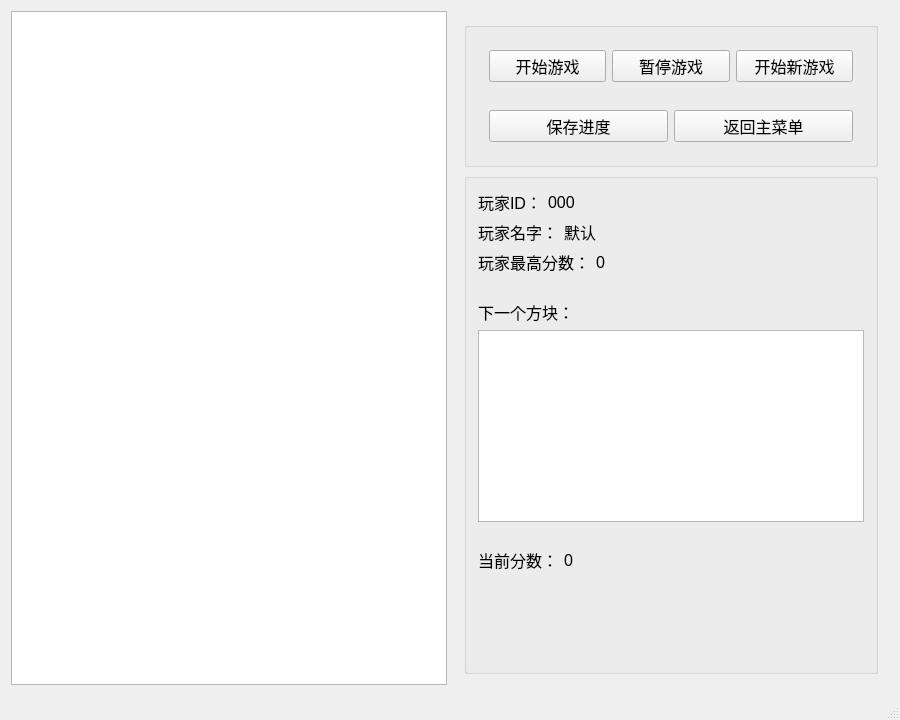
<?xml version="1.0" encoding="UTF-8"?>
<ui version="4.0">
 <class>GameWindow</class>
 <widget class="QMainWindow" name="GameWindow">
  <property name="geometry">
   <rect>
    <x>0</x>
    <y>0</y>
    <width>900</width>
    <height>720</height>
   </rect>
  </property>
  <property name="minimumSize">
   <size>
    <width>0</width>
    <height>0</height>
   </size>
  </property>
  <property name="maximumSize">
   <size>
    <width>16777215</width>
    <height>16777215</height>
   </size>
  </property>
  <property name="font">
   <font>
    <pointsize>12</pointsize>
   </font>
  </property>
  <property name="windowTitle">
   <string>GameWindow</string>
  </property>
  <widget class="QWidget" name="centralWidget">
   <property name="sizePolicy">
    <sizepolicy hsizetype="Expanding" vsizetype="Expanding">
     <horstretch>0</horstretch>
     <verstretch>0</verstretch>
    </sizepolicy>
   </property>
   <property name="minimumSize">
    <size>
     <width>0</width>
     <height>0</height>
    </size>
   </property>
   <property name="maximumSize">
    <size>
     <width>16777215</width>
     <height>16777215</height>
    </size>
   </property>
   <layout class="QHBoxLayout" name="horizontalLayout_2">
    <item>
     <widget class="QGraphicsView" name="mainGraphicsView">
      <property name="sizePolicy">
       <sizepolicy hsizetype="Expanding" vsizetype="Expanding">
        <horstretch>0</horstretch>
        <verstretch>0</verstretch>
       </sizepolicy>
      </property>
      <property name="minimumSize">
       <size>
        <width>0</width>
        <height>0</height>
       </size>
      </property>
      <property name="maximumSize">
       <size>
        <width>16777215</width>
        <height>16777215</height>
       </size>
      </property>
     </widget>
    </item>
    <item>
     <widget class="QWidget" name="boxWidget" native="true">
      <property name="sizePolicy">
       <sizepolicy hsizetype="Preferred" vsizetype="Preferred">
        <horstretch>0</horstretch>
        <verstretch>0</verstretch>
       </sizepolicy>
      </property>
      <layout class="QVBoxLayout" name="verticalLayout_2">
       <item>
        <widget class="QGroupBox" name="operationBox">
         <property name="sizePolicy">
          <sizepolicy hsizetype="Preferred" vsizetype="Fixed">
           <horstretch>0</horstretch>
           <verstretch>0</verstretch>
          </sizepolicy>
         </property>
         <property name="title">
          <string/>
         </property>
         <layout class="QVBoxLayout" name="verticalLayout_3">
          <item>
           <widget class="QWidget" name="widget_1" native="true">
            <property name="sizePolicy">
             <sizepolicy hsizetype="Preferred" vsizetype="Preferred">
              <horstretch>0</horstretch>
              <verstretch>0</verstretch>
             </sizepolicy>
            </property>
            <layout class="QHBoxLayout" name="horizontalLayout_6">
             <item>
              <widget class="QPushButton" name="startGameButton">
               <property name="sizePolicy">
                <sizepolicy hsizetype="Preferred" vsizetype="Fixed">
                 <horstretch>0</horstretch>
                 <verstretch>0</verstretch>
                </sizepolicy>
               </property>
               <property name="text">
                <string>开始游戏</string>
               </property>
              </widget>
             </item>
             <item>
              <widget class="QPushButton" name="controlGameButton">
               <property name="sizePolicy">
                <sizepolicy hsizetype="Preferred" vsizetype="Fixed">
                 <horstretch>0</horstretch>
                 <verstretch>0</verstretch>
                </sizepolicy>
               </property>
               <property name="text">
                <string>暂停游戏</string>
               </property>
              </widget>
             </item>
             <item>
              <widget class="QPushButton" name="startNewGameButton">
               <property name="sizePolicy">
                <sizepolicy hsizetype="Preferred" vsizetype="Fixed">
                 <horstretch>0</horstretch>
                 <verstretch>0</verstretch>
                </sizepolicy>
               </property>
               <property name="text">
                <string>开始新游戏</string>
               </property>
              </widget>
             </item>
            </layout>
           </widget>
          </item>
          <item>
           <widget class="QWidget" name="widget_2" native="true">
            <property name="sizePolicy">
             <sizepolicy hsizetype="Preferred" vsizetype="Preferred">
              <horstretch>0</horstretch>
              <verstretch>0</verstretch>
             </sizepolicy>
            </property>
            <layout class="QHBoxLayout" name="horizontalLayout_4">
             <item>
              <widget class="QPushButton" name="saveGameButton">
               <property name="sizePolicy">
                <sizepolicy hsizetype="Preferred" vsizetype="Fixed">
                 <horstretch>0</horstretch>
                 <verstretch>0</verstretch>
                </sizepolicy>
               </property>
               <property name="text">
                <string>保存进度</string>
               </property>
              </widget>
             </item>
             <item>
              <widget class="QPushButton" name="returnToMenuButton">
               <property name="sizePolicy">
                <sizepolicy hsizetype="Preferred" vsizetype="Fixed">
                 <horstretch>0</horstretch>
                 <verstretch>0</verstretch>
                </sizepolicy>
               </property>
               <property name="text">
                <string>返回主菜单</string>
               </property>
              </widget>
             </item>
            </layout>
           </widget>
          </item>
         </layout>
        </widget>
       </item>
       <item>
        <widget class="QGroupBox" name="messageBox">
         <property name="sizePolicy">
          <sizepolicy hsizetype="Preferred" vsizetype="Expanding">
           <horstretch>0</horstretch>
           <verstretch>0</verstretch>
          </sizepolicy>
         </property>
         <property name="title">
          <string/>
         </property>
         <layout class="QVBoxLayout" name="verticalLayout">
          <item>
           <layout class="QHBoxLayout" name="playerIDHorizontalLayout" stretch="0,0,0">
            <item>
             <widget class="QLabel" name="playerIDTextLabel">
              <property name="font">
               <font>
                <weight>50</weight>
                <bold>false</bold>
               </font>
              </property>
              <property name="text">
               <string>玩家ID：</string>
              </property>
             </widget>
            </item>
            <item>
             <widget class="QLabel" name="playerIDLabel">
              <property name="font">
               <font>
                <weight>50</weight>
                <bold>false</bold>
               </font>
              </property>
              <property name="text">
               <string>000</string>
              </property>
             </widget>
            </item>
            <item>
             <spacer name="playerIDHorizontalSpacer">
              <property name="orientation">
               <enum>Qt::Horizontal</enum>
              </property>
              <property name="sizeHint" stdset="0">
               <size>
                <width>40</width>
                <height>20</height>
               </size>
              </property>
             </spacer>
            </item>
           </layout>
          </item>
          <item>
           <layout class="QHBoxLayout" name="playerNameHorizontalLayout">
            <item>
             <widget class="QLabel" name="playerNameTextLabel">
              <property name="text">
               <string>玩家名字：</string>
              </property>
             </widget>
            </item>
            <item>
             <widget class="QLabel" name="playerNameLabel">
              <property name="text">
               <string>默认</string>
              </property>
             </widget>
            </item>
            <item>
             <spacer name="playerNameHorizontalSpacer">
              <property name="orientation">
               <enum>Qt::Horizontal</enum>
              </property>
              <property name="sizeHint" stdset="0">
               <size>
                <width>40</width>
                <height>20</height>
               </size>
              </property>
             </spacer>
            </item>
           </layout>
          </item>
          <item>
           <layout class="QHBoxLayout" name="playerHighestScoreHorizontalLayout">
            <item>
             <widget class="QLabel" name="playerHighestScoreTextLabel">
              <property name="text">
               <string>玩家最高分数：</string>
              </property>
             </widget>
            </item>
            <item>
             <widget class="QLabel" name="playerHighestScoreLabel">
              <property name="text">
               <string>0</string>
              </property>
             </widget>
            </item>
            <item>
             <spacer name="horizontalSpacer">
              <property name="orientation">
               <enum>Qt::Horizontal</enum>
              </property>
              <property name="sizeHint" stdset="0">
               <size>
                <width>40</width>
                <height>20</height>
               </size>
              </property>
             </spacer>
            </item>
           </layout>
          </item>
          <item>
           <layout class="QHBoxLayout" name="blankHorizontalLayout_1">
            <property name="topMargin">
             <number>20</number>
            </property>
           </layout>
          </item>
          <item>
           <widget class="QLabel" name="nextBlockLabel">
            <property name="text">
             <string>下一个方块：</string>
            </property>
           </widget>
          </item>
          <item>
           <layout class="QHBoxLayout" name="nextBlockHorizontalLayout">
            <item>
             <widget class="QGraphicsView" name="smallGraphicsView">
              <property name="sizePolicy">
               <sizepolicy hsizetype="Preferred" vsizetype="Fixed">
                <horstretch>0</horstretch>
                <verstretch>0</verstretch>
               </sizepolicy>
              </property>
              <property name="sizeIncrement">
               <size>
                <width>120</width>
                <height>120</height>
               </size>
              </property>
              <property name="baseSize">
               <size>
                <width>120</width>
                <height>120</height>
               </size>
              </property>
             </widget>
            </item>
           </layout>
          </item>
          <item>
           <layout class="QHBoxLayout" name="blankHorizontalLayout_2">
            <property name="topMargin">
             <number>20</number>
            </property>
           </layout>
          </item>
          <item>
           <layout class="QHBoxLayout" name="scoreHorizontalLayout">
            <item>
             <widget class="QLabel" name="scoreTextLabel">
              <property name="text">
               <string>当前分数：</string>
              </property>
             </widget>
            </item>
            <item>
             <widget class="QLabel" name="scoreLabel">
              <property name="text">
               <string>0</string>
              </property>
             </widget>
            </item>
            <item>
             <spacer name="scoreHorizontalSpacer">
              <property name="orientation">
               <enum>Qt::Horizontal</enum>
              </property>
              <property name="sizeHint" stdset="0">
               <size>
                <width>40</width>
                <height>20</height>
               </size>
              </property>
             </spacer>
            </item>
           </layout>
          </item>
          <item>
           <spacer name="verticalSpacer">
            <property name="orientation">
             <enum>Qt::Vertical</enum>
            </property>
            <property name="sizeType">
             <enum>QSizePolicy::Expanding</enum>
            </property>
            <property name="sizeHint" stdset="0">
             <size>
              <width>20</width>
              <height>165</height>
             </size>
            </property>
           </spacer>
          </item>
         </layout>
        </widget>
       </item>
      </layout>
     </widget>
    </item>
   </layout>
  </widget>
  <widget class="QMenuBar" name="menuBar">
   <property name="geometry">
    <rect>
     <x>0</x>
     <y>0</y>
     <width>900</width>
     <height>25</height>
    </rect>
   </property>
  </widget>
  <widget class="QStatusBar" name="statusBar"/>
  <action name="actionStart">
   <property name="text">
    <string>开始游戏</string>
   </property>
  </action>
  <action name="actionStop">
   <property name="text">
    <string>停止游戏</string>
   </property>
  </action>
  <action name="actionExit">
   <property name="text">
    <string>退出</string>
   </property>
  </action>
 </widget>
 <layoutdefault spacing="6" margin="11"/>
 <resources/>
 <connections/>
</ui>
